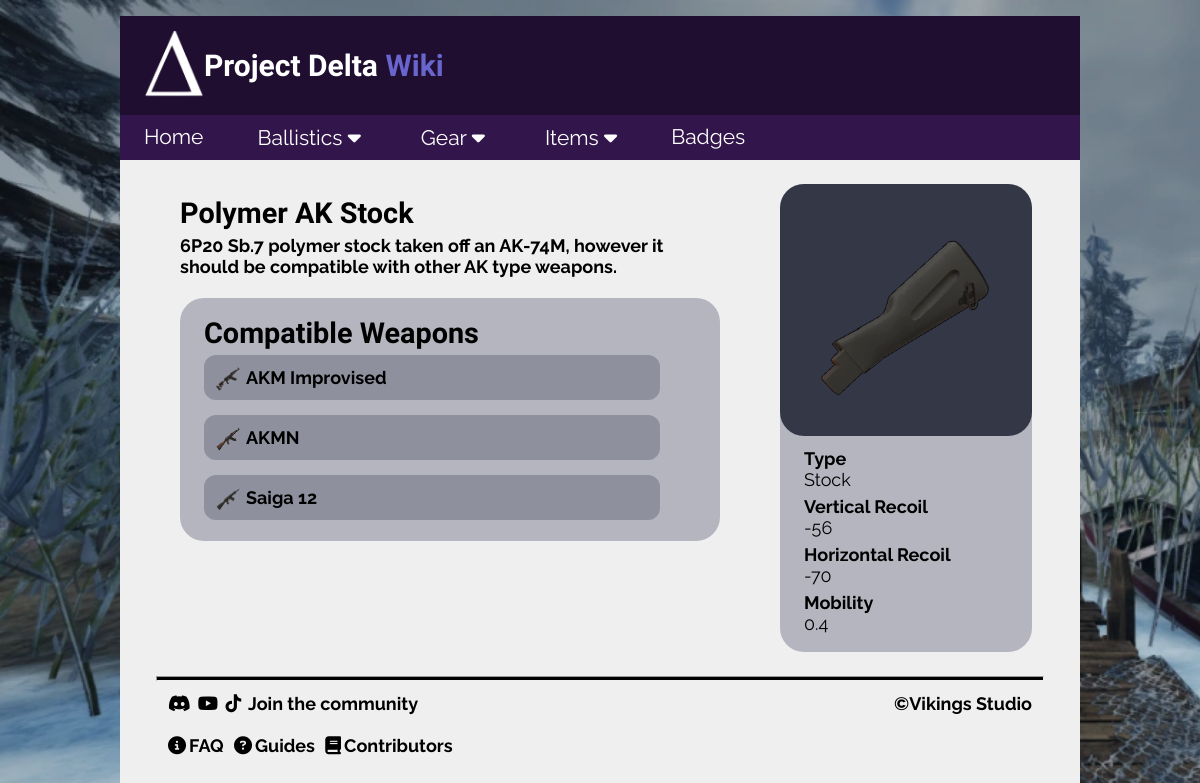
The page /part/25 on the database its author committed.
### tables this page shows
CREATE TABLE parts (id INTEGER PRIMARY KEY, name TEXT, type TEXT, "recoil.v" INTEGER, "recoil.h" INTEGER, mobility INTEGER DEFAULT (0), "damage multiplier" INTEGER DEFAULT (1), description TEXT, image TEXT, "sell value" INTEGER, "buy value" INTEGER);

CREATE TABLE weapons (id INTEGER PRIMARY KEY, name TEXT, type TEXT REFERENCES weapon_types (type), caliber_id INTEGER REFERENCES calibers (id), fire_mode TEXT, RPM INTEGER, durability INTEGER, dmg_mult INTEGER DEFAULT (1), description TEXT, image TEXT);

### Flask/routes.py (the view)
@app.route("/part/<int:id>")  # route for gun parts
def part(id):
    conn = sqlite3.connect('delta.db')
    cur = conn.cursor()
    cur.execute("SELECT * FROM parts WHERE parts.id = ?", (id,))
    results = cur.fetchone()
    index_range_handler(results)  # check for list index out of range error
    cur.execute("SELECT id, name, image FROM weapons "
                "WHERE id IN (SELECT weapon_id FROM weapon_parts "
                "WHERE part_id = ?)", (id,))
    weapons = cur.fetchall()
    conn.close()
    return render_template('detail/part.html',
                           part=results,
                           weapons=weapons,
                           title=results[1])

### Flask/routes.py (called while the page is built)
def index_range_handler(results):  # call for any dynamic route that uses ID
    if not results:
        abort(404)  # if index doesn't exist, abort(404) instead of crashing

### Flask/templates/detail/part.html (shortened to what this page needs)
{% extends "partials/layout.html" %}
{% block content %}
<div class="topic">
    <div>
        <h3>{{part[1]}}</h3>
        <h5>{{part[7]}}
            <br><br>
            <div class="link-list">
                <h3>Compatible Weapons</h3>
                <h5>
                    {% for weapon in weapons %}
                    <div class="link-row">
                        <img src="/static/images/ballistics/weapons/{{weapon[2]}}" class="link-icon">
                        <a href="{{ url_for('weapon', id=weapon[0]) }}">
                            {{weapon[1]}}
                        </a>
                    </div>
                    {% endfor %}
                </h5>
            </div>
        </h5>
    </div>
        <div class="topic-box">
            <img src="/static/images/ballistics/parts/{{part[8]}}" class="topic-icon">
            <h6 class="topic-row">Type <br> <span class="lighter">{{part[2]}}</span></h6>
            <h6 class="topic-row">Vertical Recoil <br> <span class="lighter">{{part[3]}}</span></h6>
            <h6 class="topic-row">Horizontal Recoil <br> <span class="lighter">{{part[4]}}</span></h6>
            <h6 class="topic-row">Mobility <br> <span class="lighter">{{part[5]}}</span></h6>
        </div>
</div>
{% endblock %}

### Flask/static/css/style.css (style rules this page uses)
body { background-image: url("../images/background.png"); background-repeat: no-repeat; background-size: cover; background-attachment: fixed; margin: 0; font-family: "Raleway"; }
a { color: black; text-decoration: none; display: inline-block; transition-duration: 0.3s; }
.lighter { font-weight: lighter; }
h3 { color: black; font-size: 2.4vw; margin-top: 1vw; margin-left: 2vw; font-family: 'Bungee'; }
h5 { display: block; color: black; font-size: 1.5vw; margin: -2vw 5vw 0 2vw; }
h5 a { font-size: 1.5vw; margin-bottom: 1vw; }
h6 { color: black; font-size: 1.5vw; text-align: left; margin: 0 0 0.5vw 2vw; transition-duration: 0.3s; }
.topic { display: flex; margin: 2vw 4vw 2vw 3vw; flex: 1 1 auto; }
.topic-box { display: flex; flex-direction: column; background-color: #b4b5be; border-radius: 2vw; padding-bottom: 1vw; margin: 0 0 auto auto; }
.topic-icon { display: block; width: 15vw; height: 15vw; padding: 3vw; background-color: #343746; border-radius: 2vw; margin-bottom: 1vw; transition-duration: 0.3s; }
.topic-row { display: block }
.link-list { background-color: #b4b5be; padding-top: 0.5vw; padding-bottom: 0.5vw; border-radius: 2vw; }
.link-row { display: flex; flex: 1 1 auto; background-color: #8e909e; padding: 1vw 0 0 1vw; margin-bottom: 1.25vw; border-radius: 1vw; }
.link-row a { margin-left: 0.5vw; }
.link-icon { width: 2vw; height: 2vw; }

### rows shown on the page
parts: name "Polymer AK Stock", description "6P20 Sb.7 polymer stock taken off an AK-74M, however it should be compatible with other AK type weapons.", image (picture), type "Stock", part "-56", part "-70", mobility "0.4"
weapons: image (picture), name "AKM Improvised"
weapons: image (picture), name "AKMN"
weapons: image (picture), name "Saiga 12"
